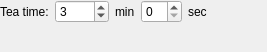
<ui version="4.0" >
 <author>Stefan Böhmann</author>
 <class>TimeEditWidget</class>
 <widget class="QWidget" name="TimeEditWidget" >
  <property name="geometry" >
   <rect>
    <x>0</x>
    <y>0</y>
    <width>267</width>
    <height>52</height>
   </rect>
  </property>
  <property name="windowTitle" >
   <string>Anonymous Tea</string>
  </property>
  <layout class="QGridLayout" >
   <property name="leftMargin" >
    <number>0</number>
   </property>
   <property name="topMargin" >
    <number>0</number>
   </property>
   <property name="rightMargin" >
    <number>0</number>
   </property>
   <property name="bottomMargin" >
    <number>0</number>
   </property>
   <item row="0" column="0" >
    <widget class="QLabel" name="minutesLabel_2" >
     <property name="text" >
      <string>Tea time:</string>
     </property>
    </widget>
   </item>
   <item row="0" column="1" >
    <widget class="QSpinBox" name="minutes" >
     <property name="focusPolicy" >
      <enum>Qt::WheelFocus</enum>
     </property>
     <property name="maximum" >
      <number>1440</number>
     </property>
     <property name="value" >
      <number>3</number>
     </property>
    </widget>
   </item>
   <item row="0" column="2" >
    <widget class="QLabel" name="minutesLabel" >
     <property name="text" >
      <string>min</string>
     </property>
    </widget>
   </item>
   <item row="0" column="3" >
    <widget class="QSpinBox" name="seconds" >
     <property name="maximum" >
      <number>59</number>
     </property>
    </widget>
   </item>
   <item row="0" column="4" >
    <widget class="QLabel" name="secondsLabel" >
     <property name="text" >
      <string>sec</string>
     </property>
    </widget>
   </item>
   <item row="0" column="5" >
    <spacer>
     <property name="orientation" >
      <enum>Qt::Horizontal</enum>
     </property>
     <property name="sizeHint" >
      <size>
       <width>5</width>
       <height>5</height>
      </size>
     </property>
    </spacer>
   </item>
   <item row="1" column="0" colspan="4" >
    <spacer>
     <property name="orientation" >
      <enum>Qt::Vertical</enum>
     </property>
     <property name="sizeHint" >
      <size>
       <width>16</width>
       <height>1</height>
      </size>
     </property>
    </spacer>
   </item>
  </layout>
 </widget>
 <resources/>
 <connections/>
</ui>
